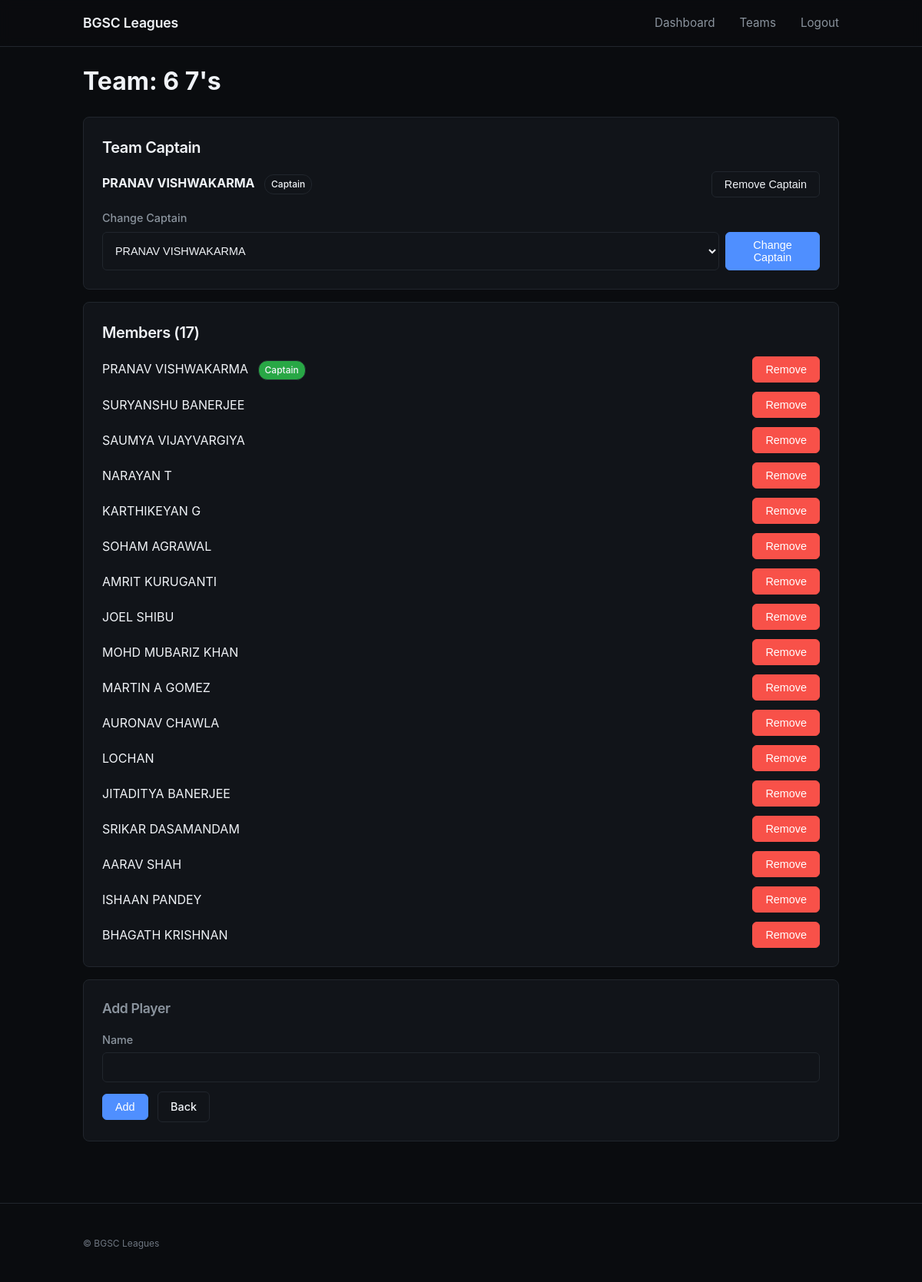
/dashboard/teams/22/ (signed in), run on the app's committed database.
### games/models.py (models this page shows, shortened)
class Team(models.Model):
    name = models.CharField(max_length=100)
    logo = models.URLField(null=True, blank=True)
    leader = models.ForeignKey('Player', related_name='teams_led', on_delete=models.SET_NULL, null=True, blank=True)

class Player(models.Model):
    name = models.CharField(max_length=100)
    last_updated = models.DateTimeField(auto_now=True)
    team = models.ForeignKey(Team, related_name='players', on_delete=models.CASCADE)

### games/views.py (the view, shortened to what this page needs)
# urls.py: path('dashboard/teams/<int:team_id>/', views.team_detail, name='team_detail'),
@login_required(login_url='/login/')
def team_detail(request, team_id: int):
    team = get_object_or_404(Team.objects.prefetch_related("players"), pk=team_id)
    return render(request, "games/team_detail.html", {"team": team})

### games/templates/games/team_detail.html (shortened to what this page needs)
{% extends 'games/base.html' %}
{% block content %}
  <h1>Team: {{ team.name }}</h1>
  <div class="card">
    <h2 class="section-title">Team Captain</h2>
    {% if team.leader %}
      <div class="spaced" style="align-items: center;">
        <div>
          <strong>{{ team.leader.name }}</strong>
          <span class="badge" style="margin-left: 8px;">Captain</span>
        </div>
        <form method="post" class="inline">{% csrf_token %}
          <button class="btn btn-outline" type="submit" onclick="return confirm('Remove {{ team.leader.name }} as captain?')">
            Remove Captain
          </button>
        </form>
      </div>
    {% else %}
      <div style="color: #666; margin-bottom: 12px;">No captain assigned</div>
    {% endif %}
    {% if team.players.all %}
      <form method="post" style="margin-top: 12px;">{% csrf_token %}
        <label>{% if team.leader %}Change Captain{% else %}Select Captain{% endif %}</label>
        <div style="display: flex; gap: 8px; margin-top: 8px;">
          <select name="captain_id" class="form-control" required>
            {% for p in team.players.all %}
              <option value="{{ p.id }}" {% if team.leader and p.id == team.leader.id %}selected{% endif %}>
                {{ p.name }}
              </option>
            {% endfor %}
          </select>
          <button class="btn btn-primary" type="submit">
            {% if team.leader %}Change{% else %}Set{% endif %} Captain
          </button>
        </div>
      </form>
    {% endif %}
  </div>
  <div class="card">
    <h2 class="section-title">Members ({{ team.players.all|length }})</h2>
    <div class="stack">
      {% for p in team.players.all %}
        <div class="spaced">
          <div>
            {{ p.name }}
            {% if team.leader and p.id == team.leader.id %}
              <span class="badge" style="background: #28a745; margin-left: 8px;">Captain</span>
            {% endif %}
          </div>
          <form method="post" action="{% url 'remove_player' team.id p.id %}" class="inline">{% csrf_token %}
            <button class="btn btn-danger" type="submit" onclick="return confirm('Remove {{ p.name }} from {{ team.name }}?{% if team.leader and p.id == team.leader.id %} This will also remove them as captain.{% endif %}')">
              Remove
            </button>
          </form>
        </div>
      {% empty %}
        <div class="subtle">No players yet.</div>
      {% endfor %}
    </div>
  </div>
  <div class="card">
    <h3 class="section-title">Add Player</h3>
    <form method="post">{% csrf_token %}
      <label>Name</label>
      <input type="text" name="name" required />
      <div style="margin-top:12px">
        <button class="btn btn-primary" type="submit">Add</button>
        <a class="btn btn-outline" href="{% url 'teams' %}">Back</a>
      </div>
    </form>
  </div>
{% endblock %}

### games/static/games/styles.css (style rules this page uses)
:root { --bg: #0a0c0f; --surface: #111419; --surface-hover: #161b22; --text: #f0f3f7; --text-muted: #8b949e; --text-subtle: #6e7681; --brand: #4f8fff; --accent: #10b981; --danger: #f85149; --border: #21262d; --border-subtle: #30363d; --shadow: rgba(0, 0, 0, 0.12); --shadow-hover: rgba(0, 0, 0, 0.24); --glow: rgba(79, 143, 255, 0.12); }
* { box-sizing: border-box; }
html, body { margin: 0; padding: 0; background: var(--bg); color: var(--text); font-family: -apple-system, BlinkMacSystemFont, "Segoe UI", "Inter", sans-serif; line-height: 1.5; -webkit-font-smoothing: antialiased; }
.card { background: var(--surface); border: 1px solid var(--border); border-radius: 8px; padding: 24px; margin: 16px 0; transition: all 0.15s ease; }
.card h2, .card h3 { margin: 0 0 16px 0; font-weight: 600; letter-spacing: -0.02em; }
.card h2 { font-size: 1.25rem; }
.card h3 { font-size: 1.1rem; color: var(--text-muted); }
.btn { display: inline-flex; align-items: center; gap: 6px; padding: 8px 16px; border: 1px solid var(--border); border-radius: 6px; background: var(--surface); color: var(--text); text-decoration: none; font-size: 0.9rem; font-weight: 500; cursor: pointer; transition: all 0.15s ease; }
.btn + .btn { margin-left: 8px; }
.btn-primary { background: var(--brand); border-color: var(--brand); color: white; }
.btn-outline { background: transparent; }
.btn-danger { background: var(--danger); border-color: var(--danger); color: white; }
form.inline { display: inline-block; }
label { display: block; margin: 16px 0 6px; color: var(--text-muted); font-size: 0.9rem; font-weight: 500; }
input[type="text"], input[type="datetime-local"], select { width: 100%; padding: 10px 12px; border: 1px solid var(--border); border-radius: 6px; background: var(--surface); color: var(--text); font-size: 0.95rem; transition: border-color 0.15s ease; }
.badge { display: inline-flex; align-items: center; padding: 3px 8px; border: 1px solid var(--border); border-radius: 12px; background: var(--surface); color: var(--text); font-size: 0.75rem; font-weight: 500; }
.form-control { width: 100%; padding: 8px 12px; border: 1px solid var(--border); border-radius: 6px; background: var(--surface); color: var(--text); font-size: 0.9rem; transition: all 0.15s ease; }
.section-title { margin: 32px 0 16px; font-size: 1.1rem; font-weight: 600; color: var(--text); }
.stack { display: flex; flex-direction: column; gap: 12px; }
.spaced { display: flex; align-items: center; justify-content: space-between; gap: 12px; flex-wrap: wrap; }

### data on the page
Team: name "6 7's", leader.name "PRANAV VISHWAKARMA", captain_id "PRANAV VISHWAKARMA", players.all|length "17"
Player: name "PRANAV VISHWAKARMA", shows "Captain"
Player: name "SURYANSHU BANERJEE"
Player: name "SAUMYA VIJAYVARGIYA"
Player: name "NARAYAN T"
Player: name "KARTHIKEYAN G"
Player: name "SOHAM AGRAWAL"
Player: name "AMRIT KURUGANTI"
Player: name "JOEL SHIBU"
Player: name "MOHD MUBARIZ KHAN"
Player: name "MARTIN A GOMEZ"
Player: name "AURONAV CHAWLA"
Player: name "LOCHAN"
Player: name "JITADITYA BANERJEE"
Player: name "SRIKAR DASAMANDAM"
Player: name "AARAV SHAH"
Player: name "ISHAAN PANDEY"
Player: name "BHAGATH KRISHNAN"
